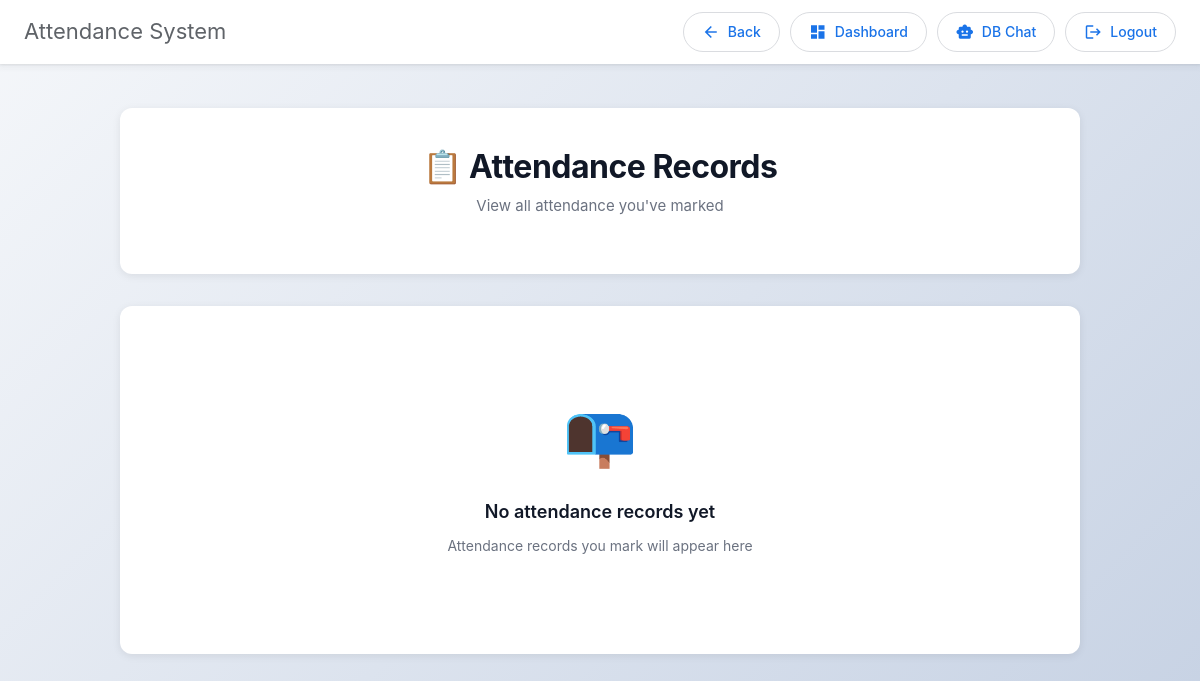
Before: /faculty_app/view_attendance/ (signed in) with the older database file.
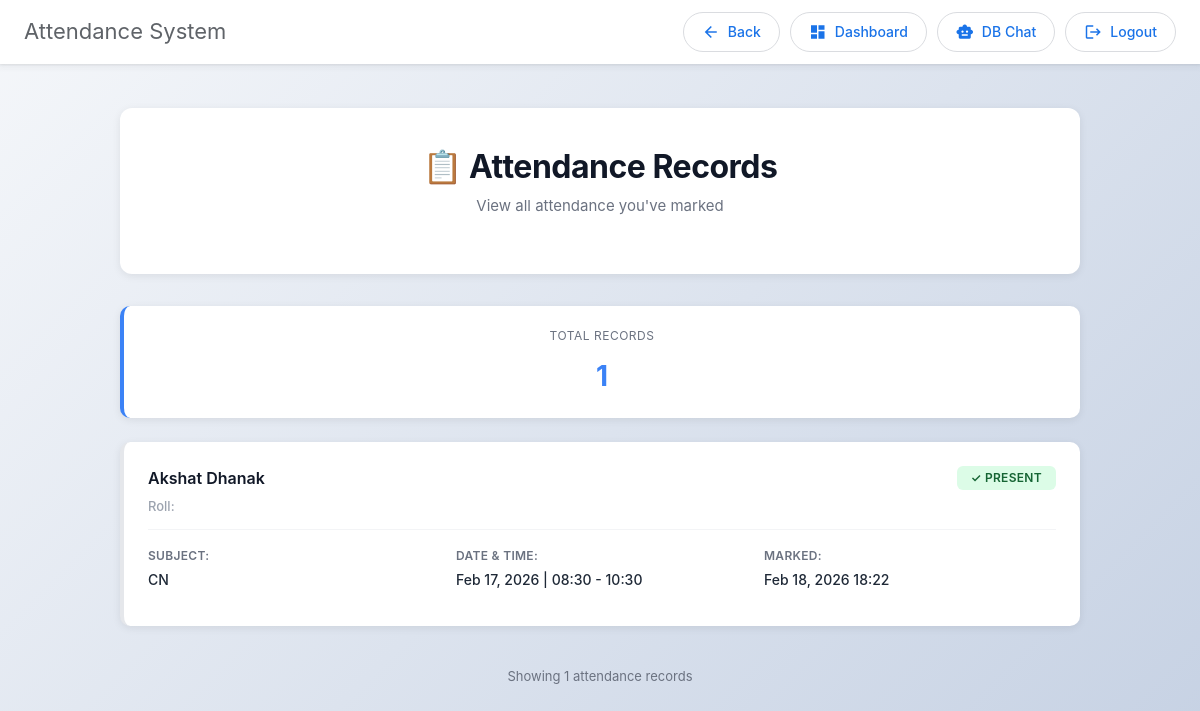
After: the same page with the newer database file.
### admin_app/models.py (models this page shows, shortened)
class Attendance(models.Model):
    STATUS_CHOICES = [
        ('present', 'Present'),
        ('absent', 'Absent'),
        ('late', 'Late'),
    ]
    lecture = models.ForeignKey(Lecture, on_delete=models.CASCADE, related_name='attendances')
    student = models.ForeignKey(Student, on_delete=models.CASCADE, related_name='attendances')
    status = models.CharField(max_length=20, choices=STATUS_CHOICES, default='absent')
    marked_date = models.DateTimeField(auto_now=True)
    marked_by = models.ForeignKey(Faculty, on_delete=models.SET_NULL, null=True, blank=True, related_name='marked_attendances')
    face_recognized = models.BooleanField(default=False, null=True)
    created_at = models.DateTimeField(auto_now_add=True)
    class Meta:
        ordering = ['lecture', 'student']
        unique_together = ['lecture', 'student']

class Student(models.Model):
    STATUS_CHOICES = [
        ('active', 'Active'),
        ('graduated', 'Graduated'),
        ('suspended', 'Suspended'),
        ('dropped', 'Dropped'),
    ]
    BATCH_CHOICES = [
        ('A1', 'A1'),
        ('A2', 'A2'),
        ('A3', 'A3'),
        ('A4', 'A4'),
        ('B1', 'B1'),
        ('B2', 'B2'),
        ('B3', 'B3'),
        ('B4', 'B4'),
    ]
    user = models.OneToOneField(CustomUser, on_delete=models.CASCADE, related_name='student_profile')
    roll_number = models.CharField(max_length=20, unique=True)
    name = models.CharField(max_length=200)
    degree_program = models.ForeignKey(DegreeProgram, on_delete=models.PROTECT, related_name='enrolled_students', null=True, blank=True)
    semester = models.IntegerField(choices=[(i, f"Semester {i}") for i in range(1, 9)], default=1)
    division = models.CharField(max_length=5)  # A, B, C, etc.
    batch = models.CharField(max_length=10, choices=BATCH_CHOICES)
    graduation_date = models.DateField(blank=True, null=True)
    phone = models.CharField(max_length=15)
    blood_group = models.CharField(max_length=3, blank=True, null=True)
    date_of_birth = models.DateField(blank=True, null=True)
    address = models.TextField(blank=True, null=True)
    city = models.CharField(max_length=100, blank=True, null=True)
    state = models.CharField(max_length=100, blank=True, null=True)
    pincode = models.CharField(max_length=10, blank=True, null=True)
    father_name = models.CharField(max_length=100, blank=True, null=True)
    father_contact = models.CharField(max_length=15, blank=True, null=True)
    mother_name = models.CharField(max_length=100, blank=True, null=True)
    mother_contact = models.CharField(max_length=15, blank=True, null=True)
    image = models.ImageField(upload_to='student_photos/', default='default_student.jpg')
    face_encoding = models.TextField(blank=True, null=True)  # JSON encoded face descriptor
    status = models.CharField(max_length=20, choices=STATUS_CHOICES, default='active')
    created_at = models.DateTimeField(auto_now_add=True)
    updated_at = models.DateTimeField(auto_now=True)
    class Meta:
        ordering = ['degree_program', 'semester', 'roll_number']

class Lecture(models.Model):
    TYPE_CHOICES = [
        ('theory', 'Theory'),
        ('practical', 'Practical'),
        ('tutorial', 'Tutorial'),
    ]
    subject_offering = models.ForeignKey(SubjectOffering, on_delete=models.CASCADE, related_name='lectures')
    date = models.DateField()
    start_time = models.TimeField()
    end_time = models.TimeField()
    lecture_type = models.CharField(max_length=20, choices=TYPE_CHOICES, default='theory')
    room_number = models.CharField(max_length=20, blank=True, null=True)
    faculty = models.ForeignKey(Faculty, on_delete=models.PROTECT, related_name='conducted_lectures')
    is_conducted = models.BooleanField(default=True)
    created_at = models.DateTimeField(auto_now_add=True)
    class Meta:
        ordering = ['date', 'start_time']

class SubjectOffering(models.Model):
    subject = models.ForeignKey(Subject, on_delete=models.PROTECT, related_name='offerings')
    academic_year = models.CharField(max_length=10)  # e.g., "2025-26"
    division = models.CharField(max_length=5)  # e.g., "A", "B", "C"
    faculty = models.ForeignKey('Faculty', on_delete=models.PROTECT, related_name='teaching_subjects')
    max_students = models.IntegerField(default=60)
    created_at = models.DateTimeField(auto_now_add=True)
    class Meta:
        ordering = ['academic_year', 'subject', 'division']
        unique_together = ['subject', 'academic_year', 'division']

class Subject(models.Model):
    code = models.CharField(max_length=20, unique=True)   # e.g., "23CE610"
    name = models.CharField(max_length=200, unique=True)  # e.g., "ADVANCED COMPUTER ARCHITECTURE"
    credits = models.IntegerField(default=4)
    semester = models.IntegerField(choices=[(i, f"Semester {i}") for i in range(1, 9)])
    is_elective = models.BooleanField(default=False)
    department = models.ForeignKey(Department, on_delete=models.PROTECT, related_name='subjects')
    syllabus_url = models.URLField(blank=True, null=True)
    created_at = models.DateTimeField(auto_now_add=True)
    class Meta:
        ordering = ['semester', 'code']
        unique_together = ['code', 'department']

### faculty_app/views.py (the view)
# urls.py: path("view_attendance/", views.view_attendance, name="view_attendance"),
@faculty_required
def view_attendance(request):
    faculty = Faculty.objects.get(user=request.user)
    attendance = Attendance.objects.filter(marked_by=faculty).order_by("-marked_date")
    return render(request, "faculty_app/view_attendance.html", {"attendance": attendance})

### faculty_app/views.py (called while the page is built)
def faculty_required(view_func):
    @wraps(view_func)
    def wrapper(request, *args, **kwargs):
        if not request.user.is_authenticated:
            return redirect("registration:login")  # Redirect unauthenticated users to login page
        if request.user.role == "faculty":
            return view_func(request, *args, **kwargs)
        logout(request)  # Log out unauthorized users
        return redirect("registration:login")  # Redirect unauthorized users
    return wrapper

### project1/context_processors.py (called while the page is built)
def session_timeout(request):
    return {
        'SESSION_TIMEOUT_SECONDS': getattr(settings, 'SESSION_COOKIE_AGE', 1800),
    }

### faculty_app/templates/faculty_app/view_attendance.html (shortened to what this page needs)
{% extends "layout.html" %}
{% block container %}
<div class="attendance-view-page">
  <div class="page-header">
    <h1 class="page-title">📋 Attendance Records</h1>
    <p class="page-subtitle">View all attendance you've marked</p>
  </div>
  <div class="page-content">
    {% if attendance %}
      <div class="stats-bar">
        {% with total=attendance|length present=attendance|dictsort:"status"|length %}
        <div class="stat-card">
          <div class="stat-label">Total Records</div>
          <div class="stat-value">{{ total }}</div>
        </div>
        {% endwith %}
      </div>
      <div class="attendance-list">
        {% for record in attendance %}
        <div class="attendance-item">
          <div class="item-header">
            <div class="item-student">
              <div class="student-name">{{ record.student.name }}</div>
              <div class="student-roll">Roll: {{ record.student.roll_number }}</div>
            </div>
            <div class="item-status-section">
              {% if record.status == 'present' %}
                <span class="badge badge-present">✓ Present</span>
              {% elif record.status == 'late' %}
                <span class="badge badge-late">⏱ Late</span>
              {% else %}
                <span class="badge badge-absent">✗ Absent</span>
              {% endif %}
            </div>
          </div>
          <div class="item-details">
            <div class="detail-group">
              <span class="detail-label">Subject:</span>
              <span class="detail-value">{{ record.lecture.subject_offering.subject.name }}</span>
            </div>
            <div class="detail-group">
              <span class="detail-label">Date & Time:</span>
              <span class="detail-value">
                {{ record.lecture.date|date:"M d, Y" }} |
                {{ record.lecture.start_time|time:"H:i" }} - {{ record.lecture.end_time|time:"H:i" }}
              </span>
            </div>
            <div class="detail-group">
              <span class="detail-label">Marked:</span>
              <span class="detail-value">{{ record.marked_date|date:"M d, Y H:i" }}</span>
            </div>
          </div>
        </div>
        {% endfor %}
      </div>
      <div class="pagination-info">
        Showing {{ attendance|length }} attendance records
      </div>
    {% else %}
      <div class="empty-state">
        <div class="empty-icon">📭</div>
        <p class="empty-title">No attendance records yet</p>
        <p class="empty-text">Attendance records you mark will appear here</p>
      </div>
    {% endif %}
  </div>
</div>
{% endblock %}

Changed rows visible on the page:
added Attendance: student.name "Akshat Dhanak", status "✓ PRESENT", lecture.subject_offering.subject.name "CN", lecture "Feb 17, 2026", lecture.start_time "08:30", lecture.end_time "10:30", marked_date "Feb 18, 2026 18:22"
Other visible differences:
{{ total }}: (not shown) → "1"
{{ attendance|length }}: (not shown) → "1"
text no longer shown: "📭 No attendance records yet Attendance records you mark will appear here"
text now shown: "TOTAL RECORDS Showing attendance records"
